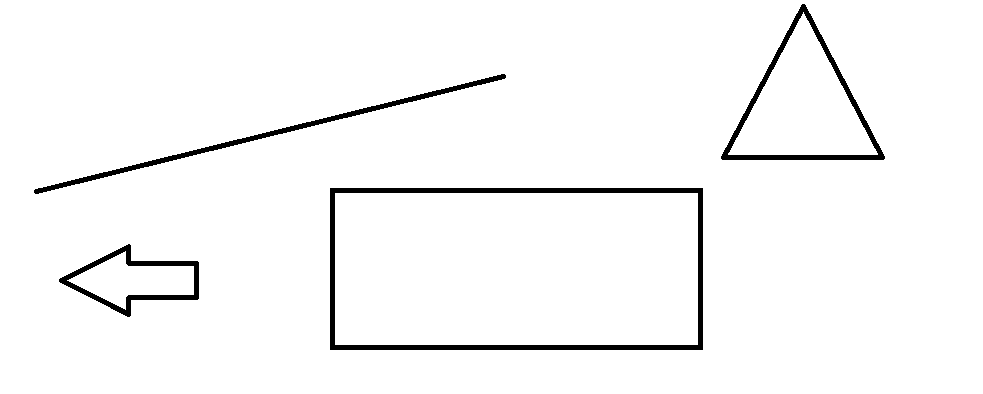
#> input picture CCF394 transformada hough/formas.png, 983 x 394 px
$ python HoughSudoku.py
#> lines starting #> are read from the running program, lines starting #| are printed output that depends on the picture; after the words box and inside, x2 and y2 are one past the last pixel; in counts of white or black regions, pixels touching at a corner belong together

'''

Hough Line Transformation
Finds lines in a binary image using the standard Hough transform.

The function implements the standard or standard multi-scale Hough transform
algorithm for line detection. See http://homepages.inf.ed.ac.uk/rbf/HIPR2/hough.htm for a good explanation of Hough transform.

Parameters
image	8-bit, single-channel binary source image. The image may be modified by the function.
lines	Output vector of lines. Each line is represented by a 2 or 3 element vector (ρ,θ) or (ρ,θ,votes) . ρ is the distance from the coordinate origin (0,0) (top-left corner of the image). θ is the line rotation angle in radians ( 0∼vertical line,π/2∼horizontal line ). votes is the value of accumulator.
rho	Distance resolution of the accumulator in pixels.
theta	Angle resolution of the accumulator in radians.
threshold	Accumulator threshold parameter. Only those lines are returned that get enough votes ( >threshold ).
srn	For the multi-scale Hough transform, it is a divisor for the distance resolution rho . The coarse accumulator distance resolution is rho and the accurate accumulator resolution is rho/srn . If both srn=0 and stn=0 , the classical Hough transform is used. Otherwise, both these parameters should be positive.
stn	For the multi-scale Hough transform, it is a divisor for the distance resolution theta.
min_theta	For standard and multi-scale Hough transform, minimum angle to check for lines. Must fall between 0 and max_theta.
max_theta	For standard and multi-scale Hough transform, maximum angle to check for lines. Must fall between min_theta and CV_PI.

'''


#https://docs.opencv.org/3.4/d9/db0/tutorial_hough_lines.html

import sys
import math
import cv2 as cv
import numpy as np
def main(argv):

    default_file = "formas.png"
    filename = argv[0] if len(argv) > 0 else default_file
    # Loads an image
    src = cv.imread(cv.samples.findFile(filename), cv.IMREAD_GRAYSCALE)
#> src: shape (394, 983); 96.9% white; 4 black regions, box (x1, y1, x2, y2) and area: (330, 188, 703, 350) 5250, (721, 4, 885, 160) 2492, (34, 74, 506, 194) 2405, (59, 244, 199, 317) 1744
    # Check if image is loaded fine
    if src is None:
        print ('Error opening image!')
        print ('Usage: hough_lines.py [image_name -- default ' + default_file + '] \n')
        return -1


    dst = cv.Canny(src, 50, 200, None, 3)
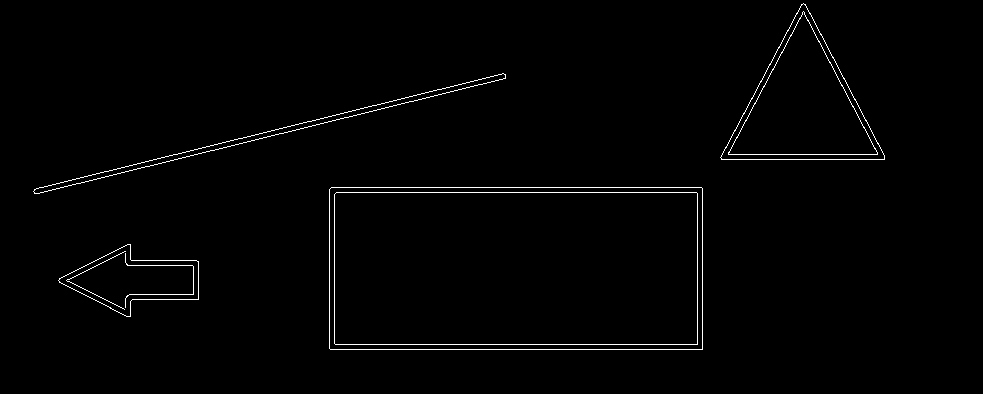
#> dst: shape (394, 983); 1.2% white in thin lines or dots, all inside (x1, y1, x2, y2) = (33, 3, 885, 350)

    # Copy edges to the images that will display the results in BGR
    cdst = cv.cvtColor(dst, cv.COLOR_GRAY2BGR)
    cdstP = np.copy(cdst)

    lines = cv.HoughLines(dst, 1, np.pi / 180, 150, None, 0, 0)
#> lines = [[187, 1.57], [349, 1.57], [192, 1.57], [344, 1.57], [197, 1.33], [192, 1.33], [159, 1.57], [329, 0], [702, 0], [154, 1.57], [334, 0], [697, 0]]

    if lines is not None:
        for i in range(0, len(lines)):
            rho = lines[i][0][0]
            theta = lines[i][0][1]
            a = math.cos(theta)
            b = math.sin(theta)
            x0 = a * rho
            y0 = b * rho
            pt1 = (int(x0 + 1000*(-b)), int(y0 + 1000*(a)))
            pt2 = (int(x0 - 1000*(-b)), int(y0 - 1000*(a)))
            cv.line(cdst, pt1, pt2, (0,0,255), 3, cv.LINE_AA)
#> this loop made 12 passes
#> (rho, theta, a, b, x0, y0, pt1, pt2) on passes 1 to 10: (187, 1.57, -4.37e-08, 1, -8.17e-06, 187, (-1000, 186), (999, 187)), (349, 1.57, -4.37e-08, 1, -1.53e-05, 349, (-1000, 348), (999, 349)), (192, 1.57, -4.37e-08, 1, -8.39e-06, 192, (-1000, 191), (999, 192)), (344, 1.57, -4.37e-08, 1, -1.5e-05, 344, (-1000, 343), (999, 344)), (197, 1.33, 0.242, 0.97, 47.66, 191.1, (-922, 433), (1017, -50)), (192, 1.33, 0.242, 0.97, 46.45, 186.3, (-923, 428), (1016, -55)), (159, 1.57, -4.37e-08, 1, -6.95e-06, 159, (-1000, 158), (999, 159)), (329, 0, 1, 0, 329, 0, (329, 1000), (329, -1000)), (702, 0, 1, 0, 702, 0, (702, 1000), (702, -1000)), (154, 1.57, -4.37e-08, 1, -6.73e-06, 154, (-1000, 153), (999, 154))
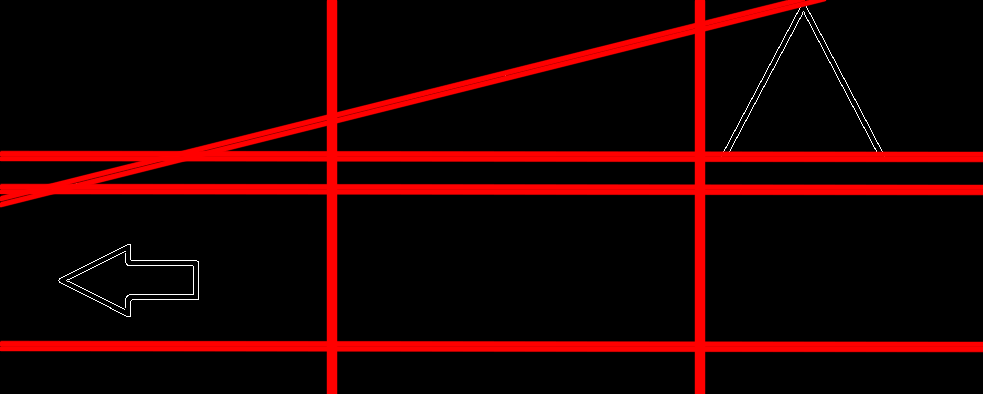
#> cdst: shape (394, 983, 3); mean B, G, R 0.8, 0.8, 30.9


    linesP = cv.HoughLinesP(dst, 1, np.pi / 180, 50, None, 50, 10)
#> linesP = 27 rows, first 6: [329, 192, 702, 192], [330, 349, 702, 349], [331, 187, 701, 187], [108, 171, 503, 73], [38, 193, 478, 84], [329, 344, 702, 344]

    if linesP is not None:
        for i in range(0, len(linesP)):
            l = linesP[i][0]
            cv.line(cdstP, (l[0], l[1]), (l[2], l[3]), (0,0,255), 3, cv.LINE_AA)
#> this loop made 27 passes
#> l on passes 1 to 12: [329, 192, 702, 192], [330, 349, 702, 349], [331, 187, 701, 187], [108, 171, 503, 73], [38, 193, 478, 84], [329, 344, 702, 344], [721, 159, 884, 159], [702, 348, 702, 188], [697, 343, 697, 193], [329, 348, 329, 189], [722, 154, 883, 154], [334, 343, 334, 194]
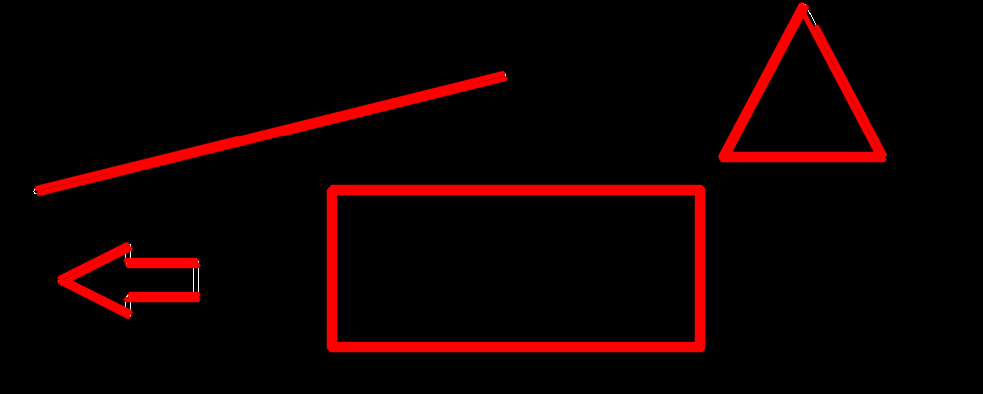
#> cdstP: shape (394, 983, 3); mean B, G, R 0.1, 0.1, 16

    cv.imshow("Source", src)
    cv.imshow("Detected Lines (in red) - Standard Hough Line Transform", cdst)
    cv.imshow("Detected Lines (in red) - Probabilistic Line Transform", cdstP)

    cv.waitKey()
    return 0

if __name__ == "__main__":
    main(sys.argv[1:])

$ run again, with CCF394 transformada hough/PLACAS.png copied over CCF394 transformada hough/formas.png
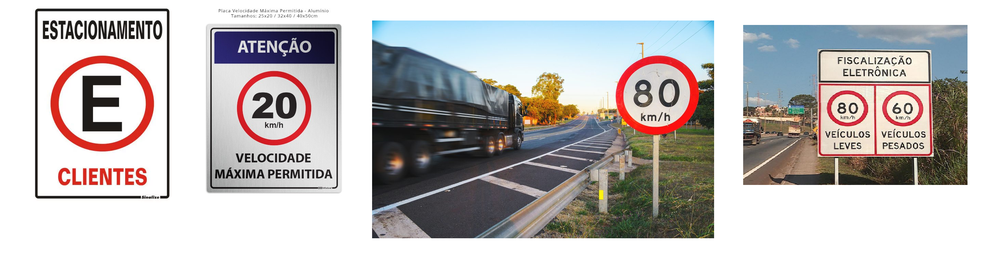
#> input picture CCF394 transformada hough/PLACAS.png, 1000 x 268 px, shrunk from 2924 x 784 before the run
#> in main, `dst = cv.Canny(src, 50, 200, None, 3)`:
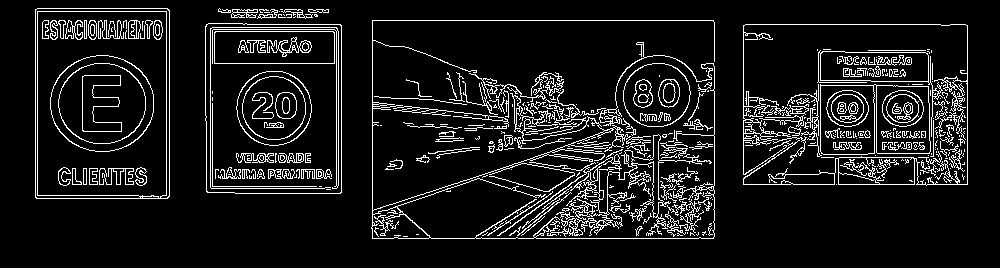
#> dst: shape (268, 1000); 9.9% white in thin lines or dots, all inside (x1, y1, x2, y2) = (35, 8, 968, 239)
#> lines = 290 rows, first 8: [20, 1.57], [24, 1.57], [184, 1.57], [238, 1.57], [68, 1.68], [166, 1.54], [176, 1.52], [89, 1.62]
#> the loop in main, `for i in range(0, len(lines)):` made 290 passes
#> (rho, theta, a, b, x0, y0, pt1, pt2) on passes 1 to 3: (20, 1.57, -4.37e-08, 1, -8.74e-07, 20, (-1000, 19), (999, 20)), (24, 1.57, -4.37e-08, 1, -1.05e-06, 24, (-1000, 23), (999, 24)), (184, 1.57, -4.37e-08, 1, -8.04e-06, 184, (-1000, 183), (999, 184))
#> linesP = 244 rows, first 6: [743, 184, 967, 184], [372, 20, 713, 20], [243, 24, 340, 24], [372, 238, 713, 238], [439, 154, 506, 146], [372, 102, 489, 115]
#> the loop in main, `for i in range(0, len(linesP)):` made 244 passes
#> after the loop in main, `for i in range(0, len(linesP)):`:
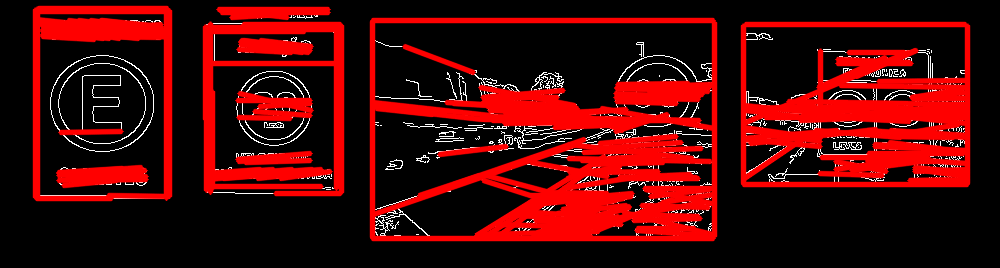
#> cdstP: shape (268, 1000, 3); mean B, G, R 6.3, 6.3, 74

$ run again, with CCF394 transformada hough/lines.png copied over CCF394 transformada hough/formas.png
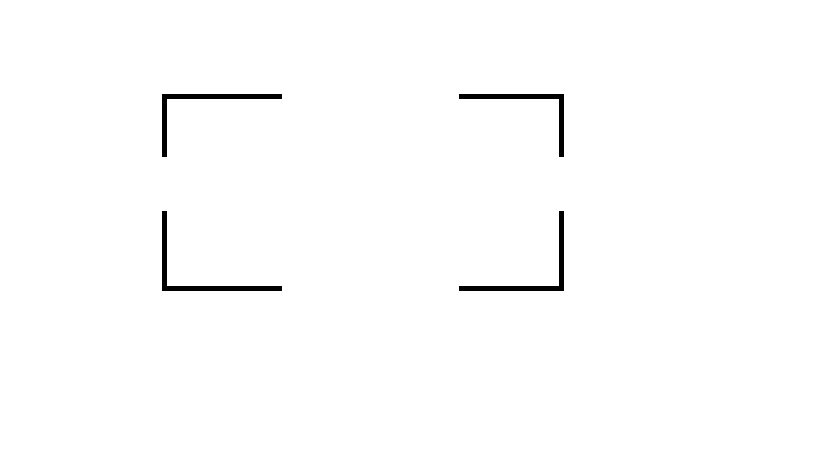
#> input picture CCF394 transformada hough/lines.png, 819 x 460 px
#> src: shape (460, 819); 99% white; 4 black regions, box (x1, y1, x2, y2) and area: (162, 211, 282, 291) 975, (459, 211, 564, 291) 900, (162, 94, 282, 157) 890, (459, 94, 564, 157) 815
#> dst: shape (460, 819); 0.38% white in thin lines or dots, all inside (x1, y1, x2, y2) = (161, 93, 564, 291)
#> lines = [[290, 1.57], [93, 1.57], [98, 1.57], [285, 1.57]]
#> the loop in main, `for i in range(0, len(lines)):` made 4 passes
#> (rho, x0, y0, pt1, pt2) on passes 1 to 4: (290, -1.27e-05, 290, (-1000, 289), (999, 290)), (93, -4.07e-06, 93, (-1000, 92), (999, 93)), (98, -4.28e-06, 98, (-1000, 97), (999, 98)), (285, -1.25e-05, 285, (-1000, 284), (999, 285))
#> after the loop in main, `for i in range(0, len(lines)):`:
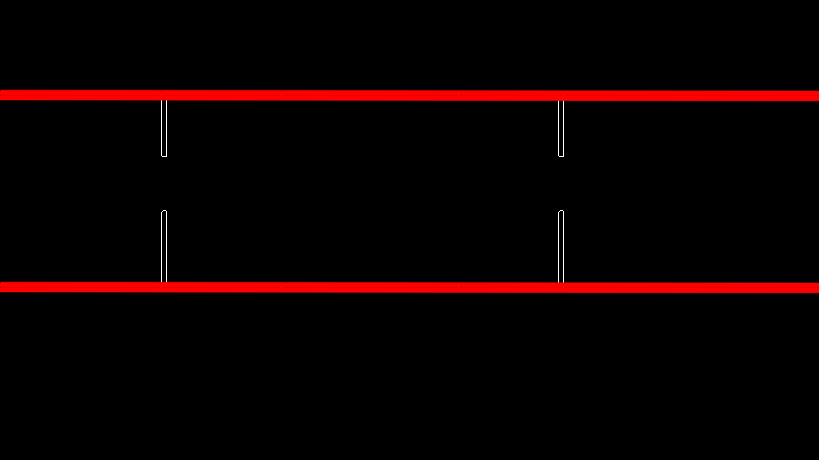
#> cdst: shape (460, 819, 3); mean B, G, R 0.4, 0.4, 11.8
#> linesP = [[460, 93, 562, 93], [459, 290, 563, 290], [161, 285, 280, 285], [161, 98, 281, 98], [563, 156, 563, 94], [166, 290, 166, 211], [558, 285, 558, 212], [228, 93, 280, 93], [161, 289, 161, 212], [459, 286, 520, 285], [502, 98, 558, 99], [218, 290, 281, 289]]
#> the loop in main, `for i in range(0, len(linesP)):` made 12 passes
#> after the loop in main, `for i in range(0, len(linesP)):`:
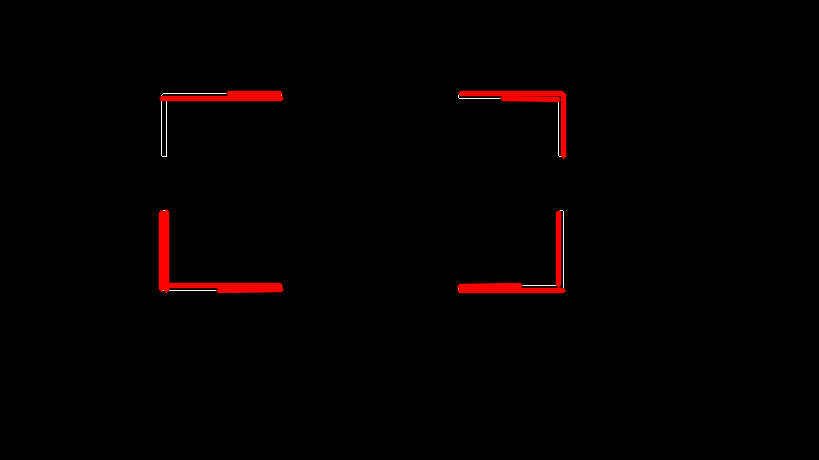
#> cdstP: shape (460, 819, 3); mean B, G, R 0.3, 0.3, 3.8
